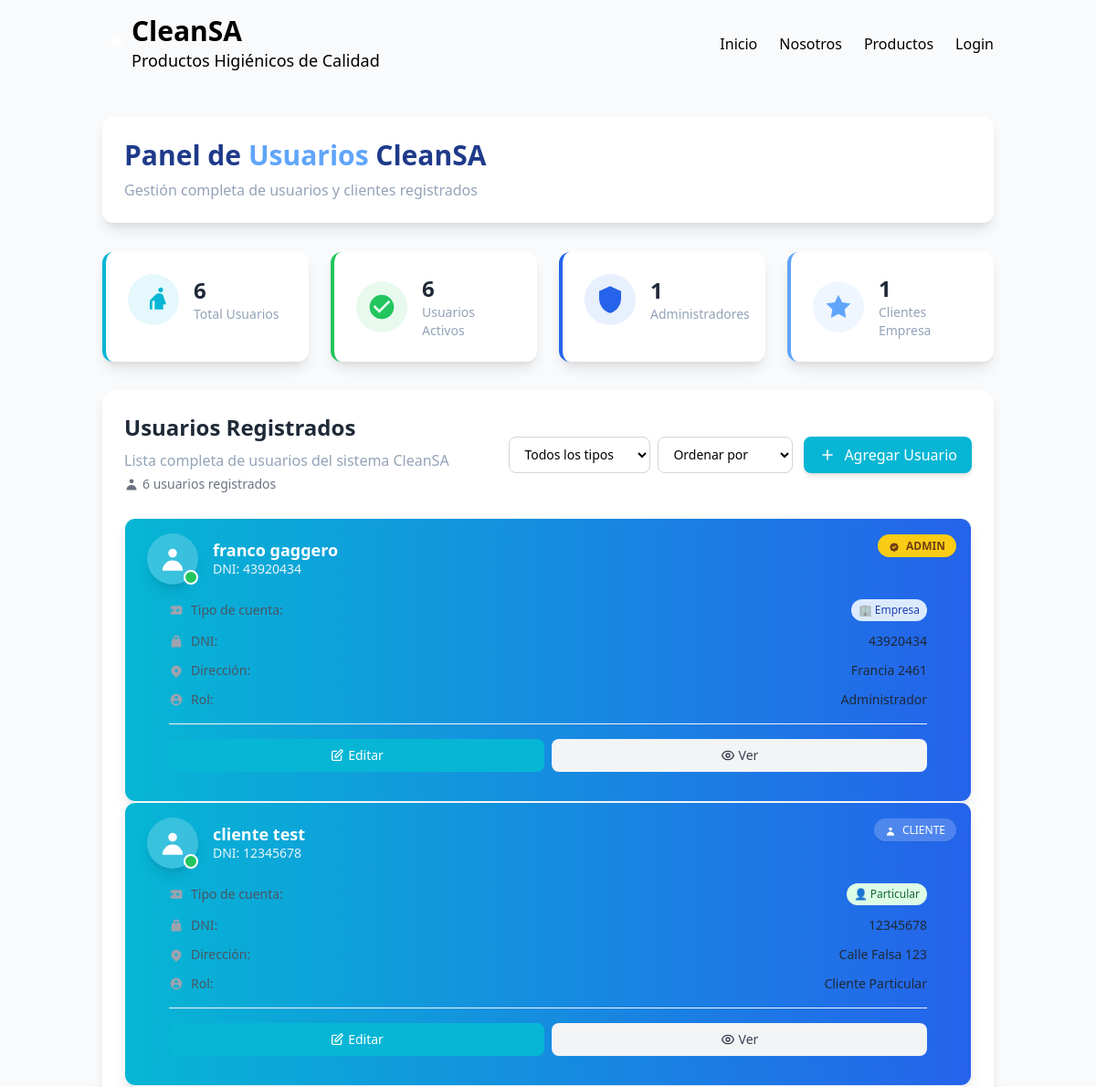
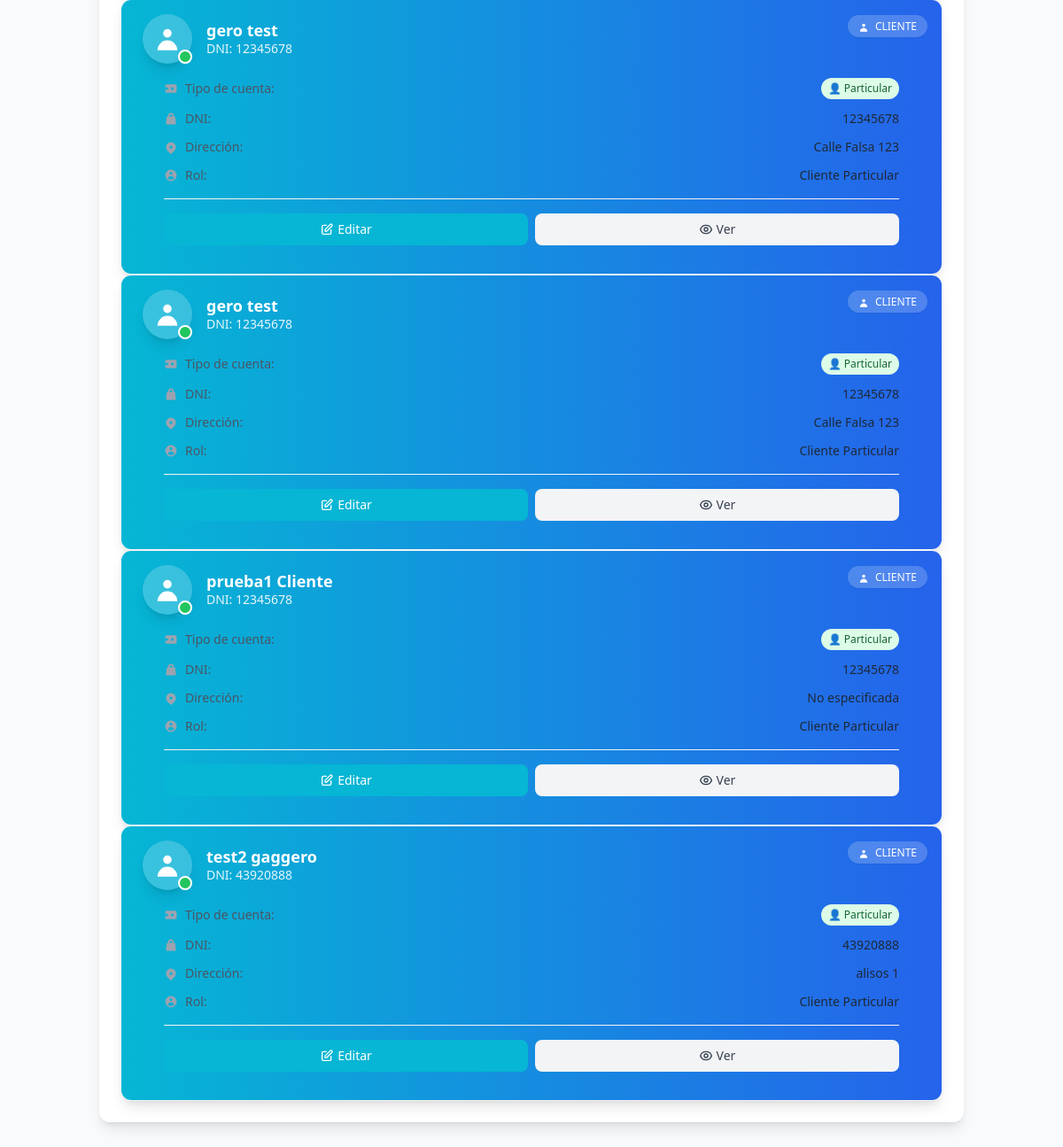
The page /admin/users/panel on the database as committed earlier (2 pictures, top to bottom).
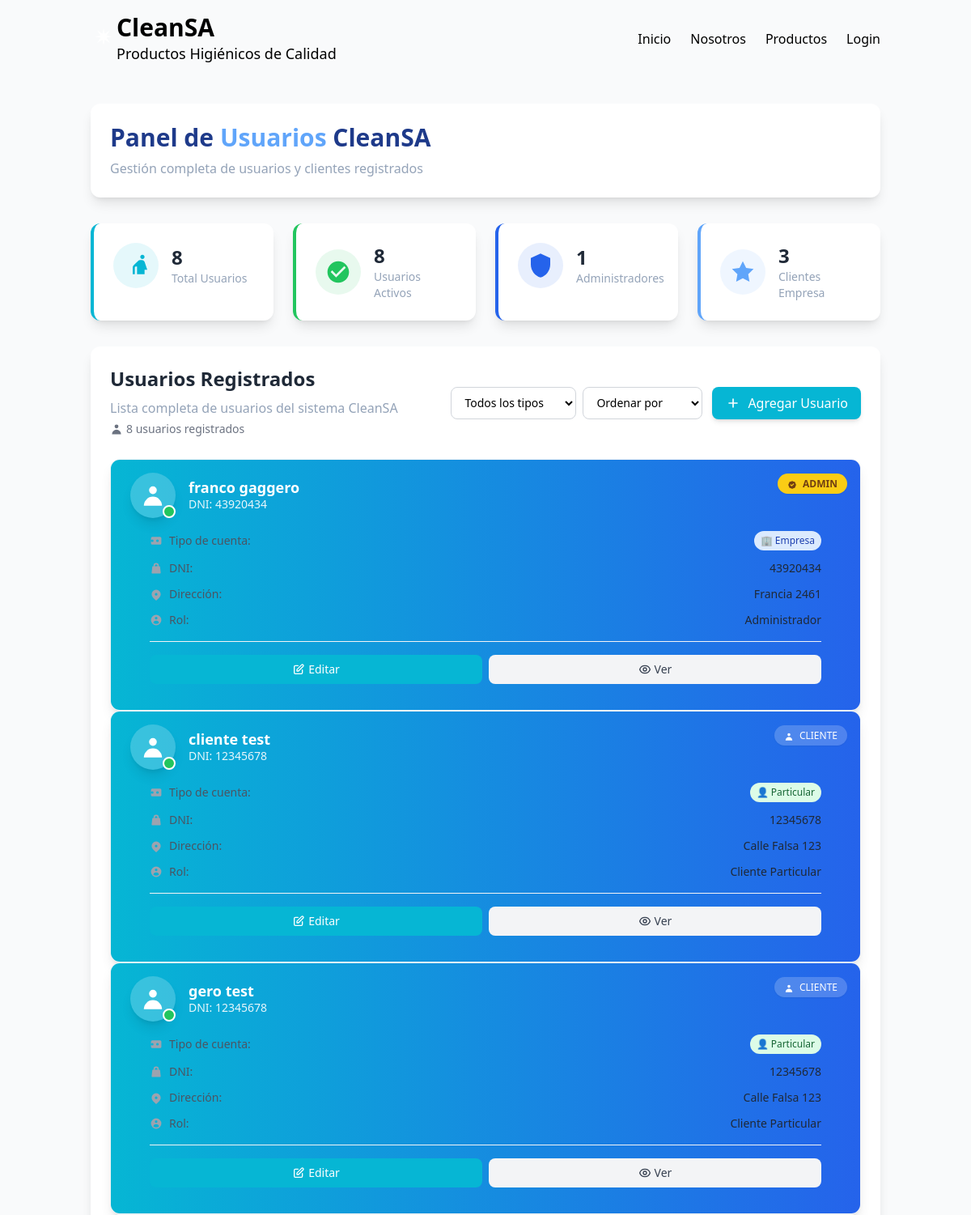
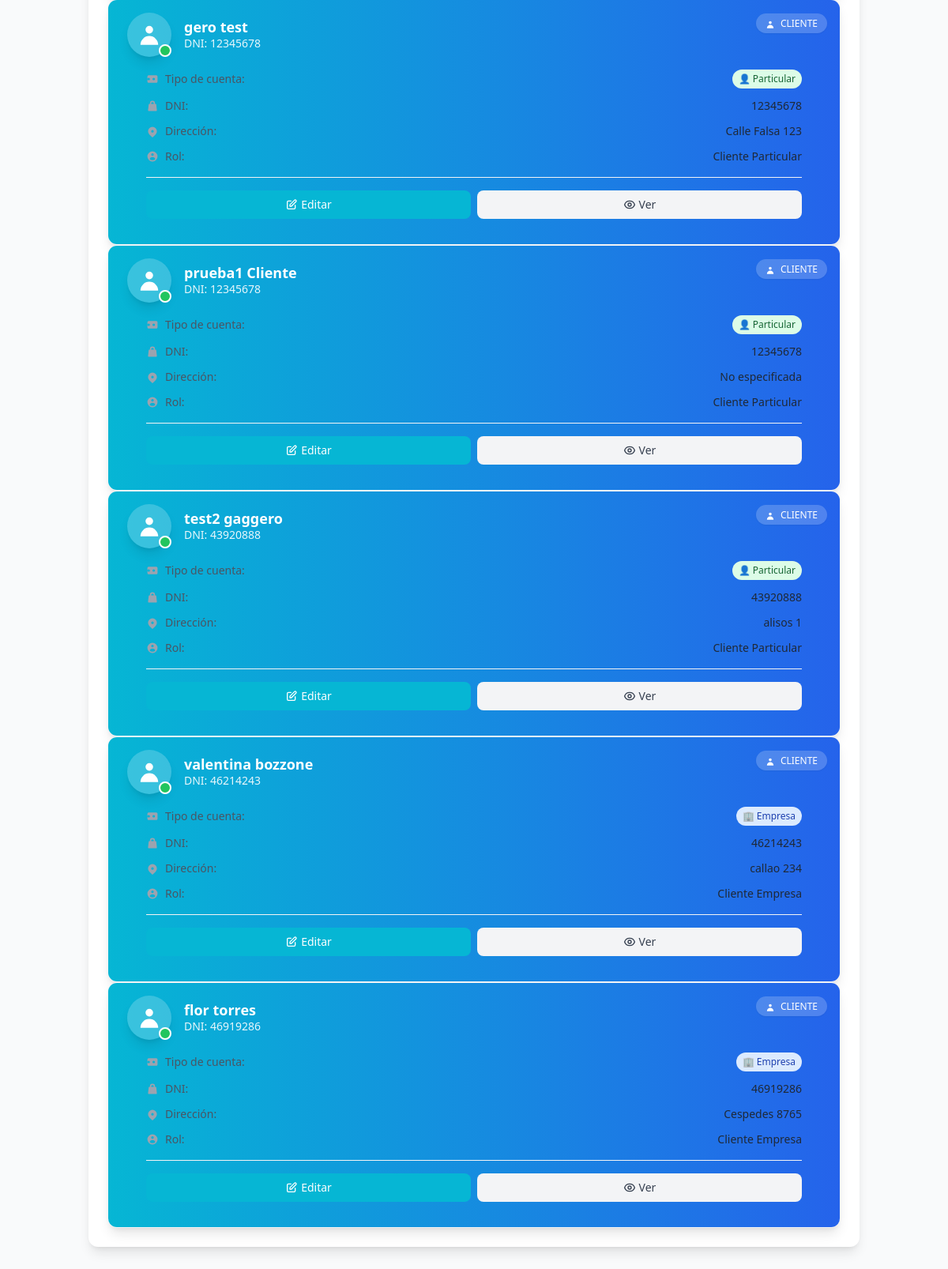
The same page on the database as committed later (2 pictures, top to bottom).
### app/models.py (models this page shows, shortened)
class Usuario (database.Model, UserMixin):
    __tablename__ = 'usuarios'
    id = database.Column(database.Integer, primary_key=True)
    nombre = database.Column(database.String(100), nullable=False)
    apellido = database.Column(database.String(100), nullable=False)
    password = database.Column(database.String(200), nullable=False)
    dni = database.Column(database.Integer, nullable=False)
    direccion = database.Column(database.String(100), nullable=False)
    fk_tipousuario = database.Column(database.Integer,database.ForeignKey('tipousuarios.id'), nullable=False)
    tipo = database.Column(database.Boolean, nullable=False)
    tipo_usuario = database.relationship('TipoUsuario', backref='usuarios')
    """"Verificación de tipo de usuario"""
    @property
    def es_admin(self):
        return self.fk_tipousuario == 1
    @property
    def es_empresa(self):
        return self.tipo == True

### app/blueprints/users.py (the view)
@users_bp.route('/panel')
def panel():
    usuarios = Usuario.query.all()
    return render_template('panel_usuarios.html', usuarios=usuarios)

### app/templates/panel_usuarios.html (shortened to what the changed rows need)
    <!DOCTYPE html>
<html lang="es">
<head>
    <script src="https://cdn.tailwindcss.com"></script>
</head>
<body class="bg-smoke-white min-h-screen">
    {% include 'components/nav.html' %}
    <main class="container mx-auto px-6 py-8">
        <div class="bg-white rounded-xl shadow-lg p-6 mb-8">
            <div class="flex flex-col md:flex-row md:items-center md:justify-between">
                <div>
                    <h1 class="text-3xl font-bold text-dark-teal mb-2">Panel de <span class="text-light-blue">Usuarios</span> CleanSA</h1>
                </div>
            </div>
        </div>
        <div class="grid grid-cols-1 md:grid-cols-4 gap-6 mb-8">
            <div class="bg-white rounded-xl shadow-lg p-6 border-l-4 border-light-teal">
                <div class="flex items-center">
                    <div>
                        <h3 class="text-2xl font-bold text-gray-800">{{ usuarios|length if usuarios else 0 }}</h3>
                        <p class="text-soft-gray text-sm">Total Usuarios</p>
                    </div>
                </div>
            </div>
            <div class="bg-white rounded-xl shadow-lg p-6 border-l-4 border-warm-green">
                <div class="flex items-center">
                    <div>
                        <h3 class="text-2xl font-bold text-gray-800">{{ usuarios|length if usuarios else 0 }}</h3>
                        <p class="text-soft-gray text-sm">Usuarios Activos</p>
                    </div>
                </div>
            </div>
                            {% set admin_count = usuarios|selectattr('es_admin')|list|length if usuarios else 0 %}
            <div class="bg-white rounded-xl shadow-lg p-6 border-l-4 border-light-blue">
                <div class="flex items-center">
                    <div>
                        <h3 class="text-2xl font-bold text-gray-800">
                            {% set empresa_count = usuarios|selectattr('es_empresa')|list|length if usuarios else 0 %}
                            {{ empresa_count }}
                        </h3>
                        <p class="text-soft-gray text-sm">Clientes Empresa</p>
                    </div>
                </div>
            </div>
        </div>
        <div class="bg-white rounded-xl shadow-lg p-6">
            <div class="flex flex-col md:flex-row md:items-center md:justify-between mb-6">
                <div>
                    <h2 class="text-2xl font-bold text-gray-800 mb-2">Usuarios Registrados</h2>
                    <p class="text-sm text-gray-500 mt-1">
                        <span class="inline-flex items-center">
                            <svg class="w-4 h-4 mr-1" fill="currentColor" viewBox="0 0 20 20">
                                <path fill-rule="evenodd" d="M10 9a3 3 0 100-6 3 3 0 000 6zm-7 9a7 7 0 1114 0H3z" clip-rule="evenodd"/>
                            </svg>
                            {{ usuarios|length if usuarios else 0 }} usuario{{ 's' if usuarios and usuarios|length != 1 else '' }} registrado{{ 's' if usuarios and usuarios|length != 1 else '' }}
                        </span>
                    </p>
                </div>
            </div>
            {% if usuarios and usuarios|length > 0 %}
                <div class="users-grid">
                    {% for usuario in usuarios %}
                        <div class="user-card">
                            {% include 'components/usuario.html' %}
                        </div>
                    {% endfor %}
                </div>
            {% endif %}
        </div>
    </main>
</body>
</html>

### app/templates/components/usuario.html (shortened to what the changed rows need)
<div class="w-full bg-white rounded-xl shadow-lg hover:shadow-xl transition-all duration-300 border border-gray-100 overflow-hidden group h-full flex flex-col">
    <div class="bg-gradient-to-r from-light-teal to-pro-blue px-6 py-4 relative">
        <div class="flex items-center">
            <div class="relative">
                <div class="w-14 h-14 rounded-full bg-white bg-opacity-20 border-3 border-white shadow-lg flex items-center justify-center">
                    <svg class="w-8 h-8 text-white" fill="currentColor" viewBox="0 0 20 20">
                        <path fill-rule="evenodd" d="M10 9a3 3 0 100-6 3 3 0 000 6zm-7 9a7 7 0 1114 0H3z" clip-rule="evenodd"/>
                    </svg>
                </div>
                <div class="absolute bottom-0 right-0 w-4 h-4 bg-warm-green rounded-full border-2 border-white"></div>
            </div>
            <div class="ml-4 flex-1">
                <h3 class="text-lg font-bold text-white leading-tight">{{ usuario.nombre }} {{ usuario.apellido }}</h3>
                <p class="text-white text-sm opacity-90">DNI: {{ usuario.dni }}</p>
            </div>
        </div>
        <div class="absolute top-4 right-4">
            {% if usuario.es_admin %}
                <span class="bg-yellow-400 text-yellow-900 px-3 py-1 rounded-full text-xs font-bold shadow-sm">
                    ADMIN
                </span>
            {% else %}
                <span class="bg-white bg-opacity-20 text-white px-3 py-1 rounded-full text-xs font-medium shadow-sm backdrop-blur-sm">
                    <svg class="w-3 h-3 inline mr-1" fill="currentColor" viewBox="0 0 20 20">
                        <path fill-rule="evenodd" d="M10 9a3 3 0 100-6 3 3 0 000 6zm-7 9a7 7 0 1114 0H3z" clip-rule="evenodd"/>
                    </svg>
                    CLIENTE
                </span>
            {% endif %}
    </div>
    <div class="px-6 py-4 flex-1 flex flex-col">
        <div class="space-y-3 mb-4 flex-1">
            <div class="flex items-center justify-between">
                <div class="flex items-center">
                    <svg class="w-4 h-4 text-gray-400 mr-2" fill="currentColor" viewBox="0 0 20 20">
                        <path fill-rule="evenodd" d="M4 4a2 2 0 00-2 2v8a2 2 0 002 2h12a2 2 0 002-2V6a2 2 0 00-2-2H4zm2 6a2 2 0 11-4 0 2 2 0 014 0zm8 0a2 2 0 11-4 0 2 2 0 014 0z" clip-rule="evenodd"/>
                    </svg>
                    <span class="text-sm text-gray-600">Tipo de cuenta:</span>
                </div>
                {% if usuario.es_empresa %}
                    <span class="bg-blue-100 text-blue-800 px-2 py-1 rounded-full text-xs font-medium">
                        🏢 Empresa
                    </span>
                {% else %}
                    <span class="bg-green-100 text-green-800 px-2 py-1 rounded-full text-xs font-medium">
                        👤 Particular
                    </span>
                {% endif %}
            </div>
            <div class="flex items-center justify-between">
                <div class="flex items-center">
                    <svg class="w-4 h-4 text-gray-400 mr-2" fill="currentColor" viewBox="0 0 20 20">
                        <path fill-rule="evenodd" d="M10 2a4 4 0 00-4 4v1H5a1 1 0 00-.994.89l-1 9A1 1 0 004 18h12a1 1 0 00.994-1.11l-1-9A1 1 0 0015 7h-1V6a4 4 0 00-4-4zM8 6a2 2 0 114 0v1H8V6z" clip-rule="evenodd"/>
                    </svg>
                    <span class="text-sm text-gray-600">DNI:</span>
                </div>
                <span class="text-sm font-medium text-gray-800">{{ usuario.dni }}</span>
            </div>
            <div class="flex items-start justify-between">
                <div class="flex items-center">
                    <svg class="w-4 h-4 text-gray-400 mr-2 mt-0.5" fill="currentColor" viewBox="0 0 20 20">
                        <path fill-rule="evenodd" d="M5.05 4.05a7 7 0 119.9 9.9L10 18.9l-4.95-4.95a7 7 0 010-9.9zM10 11a2 2 0 100-4 2 2 0 000 4z" clip-rule="evenodd"/>
                    </svg>
                    <span class="text-sm text-gray-600">Dirección:</span>
                </div>
                <span class="text-sm font-medium text-gray-800 text-right flex-1 ml-2">{{ usuario.direccion }}</span>
            </div>
            <div class="flex items-center justify-between">
                <div class="flex items-center">
                    <svg class="w-4 h-4 text-gray-400 mr-2" fill="currentColor" viewBox="0 0 20 20">
                        <path fill-rule="evenodd" d="M18 10a8 8 0 11-16 0 8 8 0 0116 0zm-6-3a2 2 0 11-4 0 2 2 0 014 0zm-2 4a5 5 0 00-4.546 2.916A5.986 5.986 0 0010 16a5.986 5.986 0 004.546-2.084A5 5 0 0010 11z" clip-rule="evenodd"/>
                    </svg>
                    <span class="text-sm text-gray-600">Rol:</span>
                </div>
                <span class="text-sm font-medium text-gray-800">
                    {% if usuario.es_admin %}
                        Administrador
                    {% elif usuario.es_empresa %}
                        Cliente Empresa
                    {% else %}
                        Cliente Particular
                    {% endif %}
                </span>
            </div>
        </div>
        <div class="flex gap-2 pt-4 border-t border-gray-100">
            <a href="{{ url_for('users.edit_user', user_id=usuario.id) }}" class="flex-1 bg-light-teal hover:bg-pro-blue text-white font-medium py-2 px-4 rounded-lg transition-colors duration-200 text-sm flex items-center justify-center">
                <svg class="w-4 h-4 mr-1" fill="none" stroke="currentColor" viewBox="0 0 24 24">
                    <path stroke-linecap="round" stroke-linejoin="round" stroke-width="2" d="M11 5H6a2 2 0 00-2 2v11a2 2 0 002 2h11a2 2 0 002-2v-5m-1.414-9.414a2 2 0 112.828 2.828L11.828 15H9v-2.828l8.586-8.586z"/>
                </svg>
                Editar
            </a>
            <a href="{{ url_for('users.view_user', user_id=usuario.id) }}" class="flex-1 bg-gray-100 hover:bg-gray-200 text-gray-700 font-medium py-2 px-4 rounded-lg transition-colors duration-200 text-sm flex items-center justify-center">
                Ver
            </a>
        </div>
    </div>
</div>

Rows that differ between the two databases and show on the page:
added Usuario: nombre "valentina", apellido "bozzone", dni "46214243", shows "CLIENTE", tipo "🏢 Empresa", direccion "callao 234"
added Usuario: nombre "flor", apellido "torres", dni "46919286", shows "CLIENTE", tipo "🏢 Empresa", direccion "Cespedes 8765"
Other text that changed with them:
{{ usuarios|length if usuarios else 0 }}: "6" → "8"
{{ empresa_count }}: "1" → "3"
